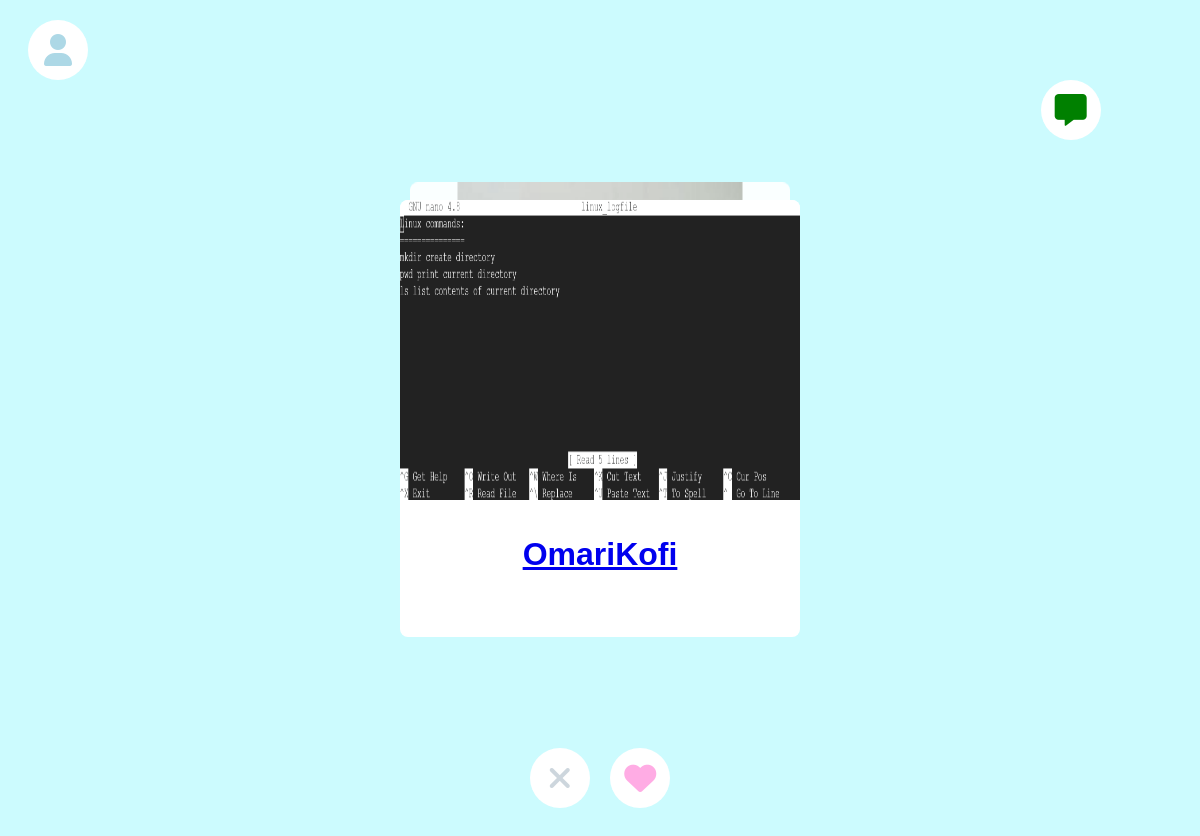
/view/swipe_page.php (signed in), run on the app's committed database.
### tables this page shows
CREATE TABLE `pictures` (
  `pic_id` int(8) NOT NULL,
  `Uid` int(80) DEFAULT NULL,
  `pic_name` varchar(100) DEFAULT NULL
);

CREATE TABLE `users` (
  `Uid` int(8) NOT NULL,
  `fname` char(50) NOT NULL,
  `lname` char(50) NOT NULL,
  `username` char(50) NOT NULL,
  `email` varchar(100) NOT NULL,
  `pass` varchar(80) NOT NULL,
  `gender` enum('m','f') NOT NULL,
  `dob` date NOT NULL,
  `class` year(4) DEFAULT NULL,
  `major` tinyint(80) DEFAULT NULL,
  `phone` varchar(15) NOT NULL,
  `twitter` varchar(150) DEFAULT NULL,
  `insta` varchar(150) DEFAULT NULL,
  `sexual_orientation` int(11) NOT NULL
);

### controllers/UserController.php (called while the page is built, shortened)
<?php
require("../classes/User.php");
function get_user_controller($id)
{
    $user_instance = new user();
    return $user_instance->getUser($id);
}
function get_partner_controller($id, $gender, $sexual_orientation)
{
    $user_instance = new User();
    return $user_instance->getPartner($id, $gender, $sexual_orientation);
}

### settings/db_class.php (called while the page is built, shortened)
<?php
class db_connection
{
	public $db = null;
	public $results = null;
	function connection(){
		$this->db = mysqli_connect(SERVER, USERNAME, PASSWD, DATABASE);
		return true;
	}
	function query($query){
		$this->results = mysqli_query($this->db, $query);
		return true;
	}
	function fetch($query){
		if($this->query($query)) {
			return mysqli_fetch_all($this->results, MYSQLI_ASSOC);
		}
		return false;
	}
	function fetchOne($query){
		if($this->query($query)) {
			return mysqli_fetch_assoc($this->results);
		}
		return false;
	}
}
?>

### classes/User.php (called while the page is built, shortened)
<?php
require("../settings/db_class.php");
class User extends db_connection
{
    function getUser($id)
    {
        return $this->fetchOne("SELECT *
                                FROM users
                                INNER JOIN pictures
                                ON pictures.Uid = users.Uid
                                INNER JOIN courses
                                ON courses.course_id = users.major
                                INNER JOIN sexual_orientation
                                ON sexual_orientation.id = users.sexual_orientation
                                WHERE users.Uid = '$id'");
    }
    function getPartner($id, $gender, $sexual_orientation)
    {
        if ($sexual_orientation === '1') {
            if ($gender === 'm') {
                return $this->fetch("SELECT *
                                     FROM  users
                                     INNER JOIN pictures
                                     ON pictures.Uid = users.Uid
                                     WHERE gender = 'f' and sexual_orientation != 2 ");
            } else if ($gender === 'f') {
                return $this->fetch("SELECT *
                                     FROM  users
                                     INNER JOIN pictures
                                     ON pictures.Uid = users.Uid
                                     WHERE gender = 'm' and sexual_orientation != 2  ");
            }
        } elseif ($sexual_orientation === '3') {
            return $this->fetch("SELECT *
                                FROM  users
                                INNER JOIN pictures
                                ON pictures.Uid = users.Uid
                                WHERE users.Uid != '$id'  ");
        } elseif ($sexual_orientation === '2') {
            return $this->fetch("SELECT *
                                FROM  users
                                INNER JOIN pictures
                                ON pictures.Uid = users.Uid
                                WHERE gender = '$gender' and sexual_orientation = '$sexual_orientation' or sexual_orientation = 3 and users.Uid != '$id' ");
        } elseif ($sexual_orientation === '4') {
            return $this->fetch('SELECT *
                                FROM  users
                                INNER JOIN pictures
                                ON pictures.Uid = users.Uid
                                WHERE users.Uid != user_likes.Iid');
        }
    }
}

### view/swipe_page.php (the view, shortened to what this page needs)
<?php
require('../controllers/UserController.php');
$user = get_user_controller($_SESSION['Uid']);
$partners = get_partner_controller($_SESSION['Uid'], $user['gender'], $user['sexual_orientation']);
?>
<!DOCTYPE html>
<html lang="en">
<head>
    <link rel="stylesheet" href="https://cdnjs.cloudflare.com/ajax/libs/font-awesome/6.0.0/css/all.min.css">
    <link rel="stylesheet" href="../css/alertify.min.css">
    <link rel="stylesheet" href="../css/swipe_page.css">
</head>
<body>
    <div class="top-buttons">
        <button id="profile" onclick="location.href = './profile.php';"><i class="fa-solid fa-user"></i></button>
        <button id="message" onclick="location.href = './messages.php';"><i class="fa-solid fa-message"></i></button>
    </div>
    <div class="tinder">
        <form class="tinder--cards">
            <?php
            foreach ($partners as $partner) {
                echo
                '<div class="tinder--card">
            <img src="../assets/avis/' . $partner['pic_name'] . '">
            <h3><a href="view_user.php?partner='.$partner['Uid'].' ">' . $partner['username'] . '</a></h3>
            <input type="hidden" name="liked_users_id" value="' . $partner["Uid"] . '">
            <input type="hidden" name="liked_users_name" value="' . $partner["username"] . '">
            <p></p>
            </div>';
            }
            ?>
        </form>
        <div class="tinder--buttons">
            <button id="nope"><i class="fa fa-remove"></i></button>
            <button id="love"><i class="fa fa-heart"></i></button>
        </div>
    </div>
</body>
</html>

### css/swipe_page.css (style rules this page uses)
*, *:before, *:after { box-sizing: border-box; padding: 0; margin: 0; }
body { background: #CCFBFE; overflow: hidden; font-family: sans-serif; }
.tinder { width: 100vw; height: 100vh; overflow: hidden; display: flex; flex-direction: column; position: relative; opacity: 0; transition: opacity 0.1s ease-in-out; }
.loaded.tinder { opacity: 1; }
.tinder--cards { flex-grow: 0.8; padding-top: 40px; text-align: center; display: flex; justify-content: center; z-index: 1; }
.tinder--card { display: inline-block; width: 90vw; max-width: 400px; background: #FFFFFF; padding-bottom: 40px; border-radius: 8px; overflow: hidden; position: absolute; will-change: transform; transition: all 0.3s ease-in-out; cursor: -webkit-grab; cursor: -moz-grab; cursor: grab; }
.tinder--card img { max-width: 100%; pointer-events: none; height: 300px; }
.tinder--card h3 { margin-top: 32px; font-size: 32px; padding: 0 16px; pointer-events: none; }
.tinder--buttons { flex: 0 0 100px; text-align: center; padding-top: 20px; z-index: 4; }
.tinder--buttons button { border-radius: 50%; line-height: 60px; width: 60px; border: 0; background: #FFFFFF; display: inline-block; margin: 0 8px; }
.tinder--buttons i { font-size: 32px; vertical-align: middle; }
.fa-heart { color: #FFACE4; }
.fa-remove { color: #CDD6DD; }
.fa-message { color: green; }
.fa-user { color: lightblue; }
.top-buttons { flex: 0 0 100px; padding: 20px; }
#message { margin-left: 88%; }
.top-buttons button { border-radius: 50%; line-height: 60px; width: 60px; border: 0; background: #FFFFFF; display: inline-block; margin: 0 8px; }
.top-buttons i { font-size: 32px; vertical-align: middle; }

### data on the page
pictures: pic_name (picture), Uid.username "OmariKofi"
